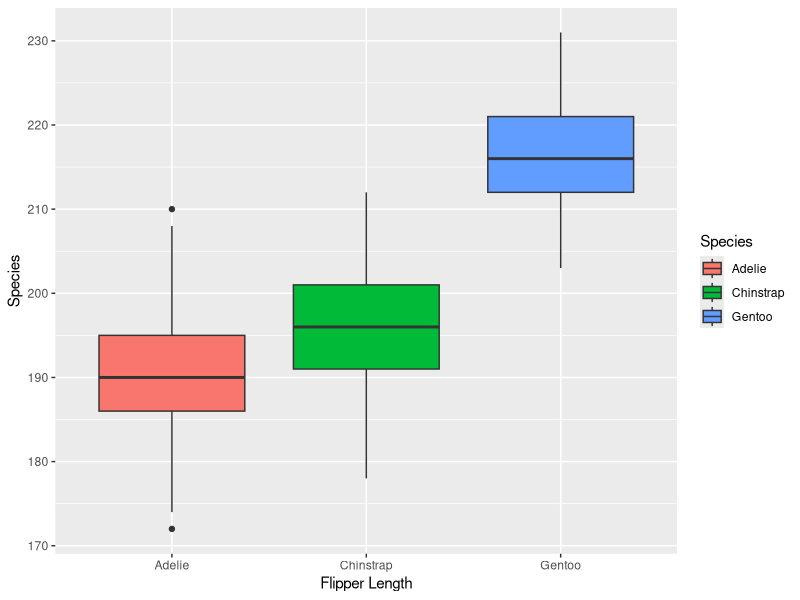
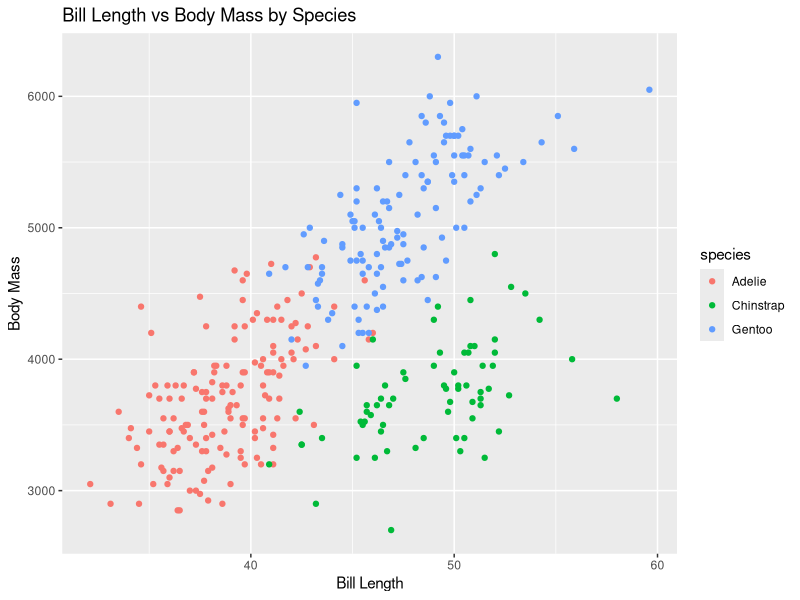

Recreate these plots in R, in order.
## ---- chunk 1
#| label: setup
#| message: false
library(tidyverse)
library(palmerpenguins)
## ---- chunk 2
# Box plot comparing distributions of Flipper Length across species
penguins |> ggplot(aes(x = species, y = flipper_length_mm, fill = species)) + geom_boxplot() +
  labs(
    x = "Flipper Length",
    y = "Species",
    fill = "Species"
  )
## ---- chunk 3
# Make your agreed-upon plot here, e.g.:

 penguins |> 
  ggplot(
    aes(x = bill_length_mm, y = body_mass_g, colour = species)) + 
  geom_point() +
   labs(
     x = "Bill Length",
     y = "Body Mass",
     title = "Bill Length vs Body Mass by Species"
   )
